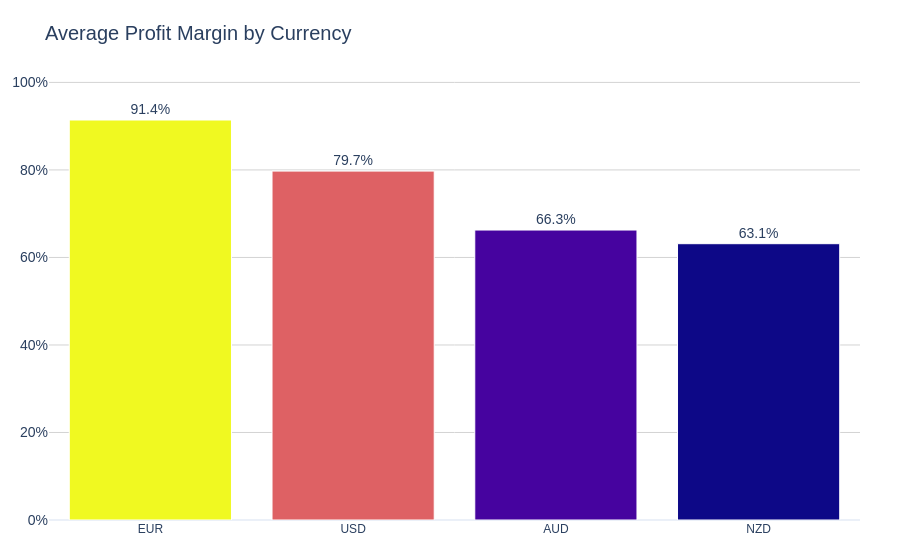

The notebook cell saved with this chart:
### Markdown cell above
## section 2.4 (all the codes in one cell - do not insert extra cells)

### Code cell
#Average Profit Margin by Currency

#Compute profit margin percentage
df['margin_pct'] = ((df['value_sales'] - df['value_cost']) / df['value_sales']) * 100

#Aggregate average margin by currency
currency_margin = (
    df[df['value_sales'] > 0]
    .groupby('currency', as_index=False)['margin_pct']
    .mean()
    .sort_values('margin_pct', ascending=False)
)

max_margin = currency_margin['margin_pct'].max()

#Plot the graph
fig = px.bar(
    currency_margin,
    x='currency',
    y='margin_pct',
    text='margin_pct',
    labels={'currency': 'Currency', 'margin_pct': 'Avg Profit Margin (%)'},
    template='plotly_white',
    color='margin_pct',
    color_continuous_scale='Plasma',
    range_color=[currency_margin['margin_pct'].min(), max_margin]
)

fig.update_traces(
    texttemplate='%{y:.1f}%',
    textposition='outside',
    marker_line_color='white',
    marker_line_width=1,
    hovertemplate='<b>%{x}</b><br>Avg Margin: %{y:.2f}%<extra></extra>'
)
fig.update_layout(
    title='Average Profit Margin by Currency',
    title_font=dict(size=20, family='Arial'),
    xaxis_title=None,
    yaxis_title=None,
    yaxis=dict(
        ticksuffix='%',
        showgrid=True,
        gridcolor='lightgray',
        range=[0, max_margin * 1.1]
    ),
    xaxis=dict(showgrid=False, tickfont=dict(size=12)),
    coloraxis_showscale=False,
    margin=dict(l=40, r=40, t=80, b=40),
    font=dict(family='Arial', size=14)
)

fig.show()

### Figure 1 — Plotly figure (JSON) as saved in the notebook; plotly's stock layout.template omitted (floating-point values rounded to 4 significant figures)
{"data": [{"hovertemplate": "<b>%{x}</b><br>Avg Margin: %{y:.2f}%<extra></extra>", "legendgroup": "", "marker": {"color": [91.41, 79.74, 66.26, 63.14], "coloraxis": "coloraxis", "line": {"color": "white", "width": 1}, "pattern": {"shape": ""}}, "name": "", "orientation": "v", "showlegend": false, "text": [91.41, 79.74, 66.26, 63.14], "textposition": "outside", "texttemplate": "%{y:.1f}%", "type": "bar", "x": ["EUR", "USD", "AUD", "NZD"], "xaxis": "x", "y": [91.41, 79.74, 66.26, 63.14], "yaxis": "y"}], "layout": {"barmode": "relative", "coloraxis": {"cmax": 91.41, "cmin": 63.14, "colorbar": {"title": {"text": "Avg Profit Margin (%)"}}, "colorscale": [[0, "#0d0887"], [0.1111, "#46039f"], [0.2222, "#7201a8"], [0.3333, "#9c179e"], [0.4444, "#bd3786"], [0.5556, "#d8576b"], [0.6667, "#ed7953"], [0.7778, "#fb9f3a"], [0.8889, "#fdca26"], [1, "#f0f921"]], "showscale": false}, "font": {"family": "Arial", "size": 14}, "legend": {"tracegroupgap": 0}, "margin": {"b": 40, "l": 40, "r": 40, "t": 80}, "title": {"font": {"family": "Arial", "size": 20}, "text": "Average Profit Margin by Currency"}, "xaxis": {"anchor": "y", "domain": [0, 1], "showgrid": false, "tickfont": {"size": 12}, "title": {}}, "yaxis": {"anchor": "x", "domain": [0, 1], "gridcolor": "lightgray", "range": [0, 100.6], "showgrid": true, "ticksuffix": "%", "title": {}}}}
